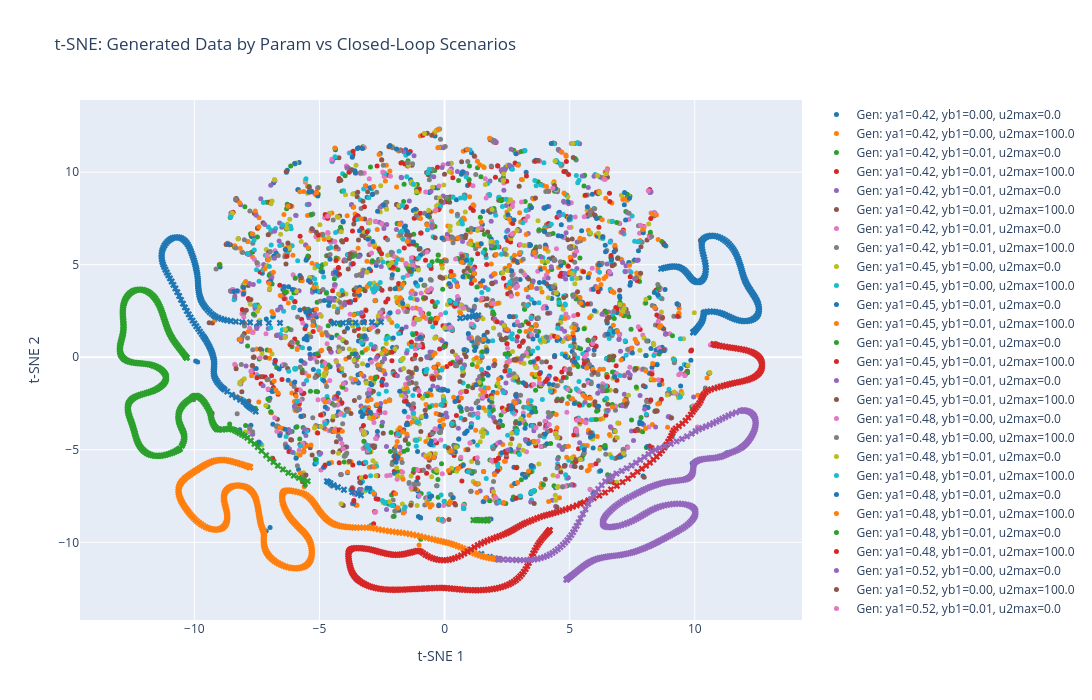

Notebook code cell kept with this figure:
### Code cell
FIG = go.Figure()
cmap_colors = list(mcolors.TABLEAU_COLORS.values())

n_generated = X_U_rand_cat.size(0)  # Total generated samples from all param_combos
n_total = X_U_all.size(0)

# ============================================================
# 1. Add open-loop (generated) data by param_combo
# ============================================================
for param_combo, c_idx in param_combo_colors.items():
    mask = COLORS_all[:n_generated].cpu().numpy() == c_idx
    FIG.add_scatter(
        x=X_U_proj[:n_generated][mask, 0].detach(),
        y=X_U_proj[:n_generated][mask, 1].detach(),
        mode='markers',
        marker={'color': cmap_colors[c_idx % len(cmap_colors)], 'size': 5},
        name=f'Gen: ya1={param_combo[0]:.2f}, yb1={param_combo[1]:.2f}, u2max={param_combo[2]:.1f}'
    )

# ============================================================
# 2. Add closed-loop scenarios with ORIGINAL scenario names
# ============================================================
# Handle both int and tensor COLORS_scen_offset
if hasattr(COLORS_scen_offset, 'item'):
    scen_offset = COLORS_scen_offset.item()
else:
    scen_offset = int(COLORS_scen_offset)

for idx, scenario in enumerate(scenarios):
    # COLORS_scen is 1-based: 0=open-loop base, 1,2,3,...=scenarios
    # COLORS_scen_adjusted = COLORS_scen + scen_offset
    # So closed-loop colors are: scen_offset+1, scen_offset+2, ...
    cl_color = idx + 1 + scen_offset
    mask = COLORS_all[n_generated:].cpu().numpy() == cl_color
    
    FIG.add_scatter(
        x=X_U_proj[n_generated:][mask, 0].detach(),
        y=X_U_proj[n_generated:][mask, 1].detach(),
        mode='markers',
        marker={'color': cmap_colors[idx % len(cmap_colors)], 'size': 6, 'symbol': 'x'},
        name=f'CL: {scenario}'
    )

FIG.update_layout(
    title='t-SNE: Generated Data by Param vs Closed-Loop Scenarios',
    xaxis_title='t-SNE 1',
    yaxis_title='t-SNE 2',
    hovermode='closest',
    height=700,
    width=1200
)
FIG.show()

### Figure 1 — Plotly figure (JSON) as saved in the notebook; plotly's stock layout.template omitted (floating-point values rounded to 4 significant figures; data arrays with more than 128 entries replaced by an {"elided": "..."} marker saying what was removed)
{"data": [{"marker": {"color": "#1f77b4", "size": 5}, "mode": "markers", "name": "Gen: ya1=0.42, yb1=0.00, u2max=0.0", "type": "scatter", "x": {"elided": "150 float values"}, "y": {"elided": "150 float values"}}, {"marker": {"color": "#ff7f0e", "size": 5}, "mode": "markers", "name": "Gen: ya1=0.42, yb1=0.00, u2max=100.0", "type": "scatter", "x": {"elided": "150 float values"}, "y": {"elided": "150 float values"}}, {"marker": {"color": "#2ca02c", "size": 5}, "mode": "markers", "name": "Gen: ya1=0.42, yb1=0.01, u2max=0.0", "type": "scatter", "x": {"elided": "150 float values"}, "y": {"elided": "150 float values"}}, {"marker": {"color": "#d62728", "size": 5}, "mode": "markers", "name": "Gen: ya1=0.42, yb1=0.01, u2max=100.0", "type": "scatter", "x": {"elided": "150 float values"}, "y": {"elided": "150 float values"}}, {"marker": {"color": "#9467bd", "size": 5}, "mode": "markers", "name": "Gen: ya1=0.42, yb1=0.01, u2max=0.0", "type": "scatter", "x": {"elided": "150 float values"}, "y": {"elided": "150 float values"}}, {"marker": {"color": "#8c564b", "size": 5}, "mode": "markers", "name": "Gen: ya1=0.42, yb1=0.01, u2max=100.0", "type": "scatter", "x": {"elided": "150 float values"}, "y": {"elided": "150 float values"}}, {"marker": {"color": "#e377c2", "size": 5}, "mode": "markers", "name": "Gen: ya1=0.42, yb1=0.01, u2max=0.0", "type": "scatter", "x": {"elided": "150 float values"}, "y": {"elided": "150 float values"}}, {"marker": {"color": "#7f7f7f", "size": 5}, "mode": "markers", "name": "Gen: ya1=0.42, yb1=0.01, u2max=100.0", "type": "scatter", "x": {"elided": "150 float values"}, "y": {"elided": "150 float values"}}, {"marker": {"color": "#bcbd22", "size": 5}, "mode": "markers", "name": "Gen: ya1=0.45, yb1=0.00, u2max=0.0", "type": "scatter", "x": {"elided": "150 float values"}, "y": {"elided": "150 float values"}}, {"marker": {"color": "#17becf", "size": 5}, "mode": "markers", "name": "Gen: ya1=0.45, yb1=0.00, u2max=100.0", "type": "scatter", "x": {"elided": "150 float values"}, "y": {"elided": "150 float values"}}, {"marker": {"color": "#1f77b4", "size": 5}, "mode": "markers", "name": "Gen: ya1=0.45, yb1=0.01, u2max=0.0", "type": "scatter", "x": {"elided": "150 float values"}, "y": {"elided": "150 float values"}}, {"marker": {"color": "#ff7f0e", "size": 5}, "mode": "markers", "name": "Gen: ya1=0.45, yb1=0.01, u2max=100.0", "type": "scatter", "x": {"elided": "150 float values"}, "y": {"elided": "150 float values"}}, {"marker": {"color": "#2ca02c", "size": 5}, "mode": "markers", "name": "Gen: ya1=0.45, yb1=0.01, u2max=0.0", "type": "scatter", "x": {"elided": "150 float values"}, "y": {"elided": "150 float values"}}, {"marker": {"color": "#d62728", "size": 5}, "mode": "markers", "name": "Gen: ya1=0.45, yb1=0.01, u2max=100.0", "type": "scatter", "x": {"elided": "150 float values"}, "y": {"elided": "150 float values"}}, {"marker": {"color": "#9467bd", "size": 5}, "mode": "markers", "name": "Gen: ya1=0.45, yb1=0.01, u2max=0.0", "type": "scatter", "x": {"elided": "150 float values"}, "y": {"elided": "150 float values"}}, {"marker": {"color": "#8c564b", "size": 5}, "mode": "markers", "name": "Gen: ya1=0.45, yb1=0.01, u2max=100.0", "type": "scatter", "x": {"elided": "150 float values"}, "y": {"elided": "150 float values"}}, {"marker": {"color": "#e377c2", "size": 5}, "mode": "markers", "name": "Gen: ya1=0.48, yb1=0.00, u2max=0.0", "type": "scatter", "x": {"elided": "150 float values"}, "y": {"elided": "150 float values"}}, {"marker": {"color": "#7f7f7f", "size": 5}, "mode": "markers", "name": "Gen: ya1=0.48, yb1=0.00, u2max=100.0", "type": "scatter", "x": {"elided": "150 float values"}, "y": {"elided": "150 float values"}}, {"marker": {"color": "#bcbd22", "size": 5}, "mode": "markers", "name": "Gen: ya1=0.48, yb1=0.01, u2max=0.0", "type": "scatter", "x": {"elided": "150 float values"}, "y": {"elided": "150 float values"}}, {"marker": {"color": "#17becf", "size": 5}, "mode": "markers", "name": "Gen: ya1=0.48, yb1=0.01, u2max=100.0", "type": "scatter", "x": {"elided": "150 float values"}, "y": {"elided": "150 float values"}}, {"marker": {"color": "#1f77b4", "size": 5}, "mode": "markers", "name": "Gen: ya1=0.48, yb1=0.01, u2max=0.0", "type": "scatter", "x": {"elided": "150 float values"}, "y": {"elided": "150 float values"}}, {"marker": {"color": "#ff7f0e", "size": 5}, "mode": "markers", "name": "Gen: ya1=0.48, yb1=0.01, u2max=100.0", "type": "scatter", "x": {"elided": "150 float values"}, "y": {"elided": "150 float values"}}, {"marker": {"color": "#2ca02c", "size": 5}, "mode": "markers", "name": "Gen: ya1=0.48, yb1=0.01, u2max=0.0", "type": "scatter", "x": {"elided": "150 float values"}, "y": {"elided": "150 float values"}}, {"marker": {"color": "#d62728", "size": 5}, "mode": "markers", "name": "Gen: ya1=0.48, yb1=0.01, u2max=100.0", "type": "scatter", "x": {"elided": "150 float values"}, "y": {"elided": "150 float values"}}, {"marker": {"color": "#9467bd", "size": 5}, "mode": "markers", "name": "Gen: ya1=0.52, yb1=0.00, u2max=0.0", "type": "scatter", "x": {"elided": "150 float values"}, "y": {"elided": "150 float values"}}, {"marker": {"color": "#8c564b", "size": 5}, "mode": "markers", "name": "Gen: ya1=0.52, yb1=0.00, u2max=100.0", "type": "scatter", "x": {"elided": "150 float values"}, "y": {"elided": "150 float values"}}, {"marker": {"color": "#e377c2", "size": 5}, "mode": "markers", "name": "Gen: ya1=0.52, yb1=0.01, u2max=0.0", "type": "scatter", "x": {"elided": "150 float values"}, "y": {"elided": "150 float values"}}, {"marker": {"color": "#7f7f7f", "size": 5}, "mode": "markers", "name": "Gen: ya1=0.52, yb1=0.01, u2max=100.0", "type": "scatter", "x": {"elided": "150 float values"}, "y": {"elided": "150 float values"}}, {"marker": {"color": "#bcbd22", "size": 5}, "mode": "markers", "name": "Gen: ya1=0.52, yb1=0.01, u2max=0.0", "type": "scatter", "x": {"elided": "150 float values"}, "y": {"elided": "150 float values"}}, {"marker": {"color": "#17becf", "size": 5}, "mode": "markers", "name": "Gen: ya1=0.52, yb1=0.01, u2max=100.0", "type": "scatter", "x": {"elided": "150 float values"}, "y": {"elided": "150 float values"}}, {"marker": {"color": "#1f77b4", "size": 5}, "mode": "markers", "name": "Gen: ya1=0.52, yb1=0.01, u2max=0.0", "type": "scatter", "x": {"elided": "150 float values"}, "y": {"elided": "150 float values"}}, {"marker": {"color": "#ff7f0e", "size": 5}, "mode": "markers", "name": "Gen: ya1=0.52, yb1=0.01, u2max=100.0", "type": "scatter", "x": {"elided": "150 float values"}, "y": {"elided": "150 float values"}}, {"marker": {"color": "#1f77b4", "size": 6, "symbol": "x"}, "mode": "markers", "name": "CL: feed_A_composition", "type": "scatter", "x": {"elided": "300 float values"}, "y": {"elided": "300 float values"}}, {"marker": {"color": "#ff7f0e", "size": 6, "symbol": "x"}, "mode": "markers", "name": "CL: feed_B_composition", "type": "scatter", "x": {"elided": "300 float values"}, "y": {"elided": "300 float values"}}, {"marker": {"color": "#2ca02c", "size": 6, "symbol": "x"}, "mode": "markers", "name": "CL: loss_f2", "type": "scatter", "x": {"elided": "300 float values"}, "y": {"elided": "300 float values"}}, {"marker": {"color": "#d62728", "size": 6, "symbol": "x"}, "mode": "markers", "name": "CL: ramp_production", "type": "scatter", "x": {"elided": "300 float values"}, "y": {"elided": "300 float values"}}, {"marker": {"color": "#9467bd", "size": 6, "symbol": "x"}, "mode": "markers", "name": "CL: low_cost_ya3", "type": "scatter", "x": {"elided": "300 float values"}, "y": {"elided": "300 float values"}}], "layout": {"height": 700, "hovermode": "closest", "title": {"text": "t-SNE: Generated Data by Param vs Closed-Loop Scenarios"}, "width": 1200, "xaxis": {"title": {"text": "t-SNE 1"}}, "yaxis": {"title": {"text": "t-SNE 2"}}}}
